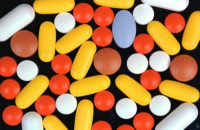
#> input picture images/pills.png, 200 x 130 px
$ python ex04.py
#> lines starting #> are read from the running program, lines starting #| are printed output that depends on the picture; after the words box and inside, x2 and y2 are one past the last pixel; in counts of white or black regions, pixels touching at a corner belong together
import cv2
import numpy as np

img = cv2.imread('images/pills.png')
#> img is the input picture: shape (130, 200, 3); mean B, G, R 76.7, 125.5, 176.2

def kmeans(input, n_clusters):
#> called with n_clusters = 2
    M = input.reshape((-1, 3))
    M = np.float32(M)
    criteria = (cv2.TERM_CRITERIA_EPS + cv2.TERM_CRITERIA_MAX_ITER, 10, 1.0)
    ret, label, center = cv2.kmeans(M, n_clusters, None, criteria, 10,
                                    cv2.KMEANS_RANDOM_CENTERS)
#> ret = 242393044.7; center = [[97.36, 161.7, 226.1], [18.23, 23.07, 35.04]]
    center = np.uint8(center)
#> center = [[97, 161, 226], [18, 23, 35]]
    output = center[label.flatten()]
    output = output.reshape((input.shape))
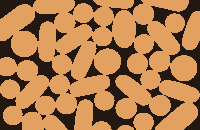
#> output: shape (130, 200, 3); mean B, G, R 76.3, 124.9, 176.1
    return output

km2 = kmeans(img, 2)
km4 = kmeans(img, 4)
#> call 2 of kmeans, with n_clusters = 4
#> in kmeans (call 2), `ret, label, center = cv2.kmeans(M, n_clusters, None, criteria, 10, cv2..`: ret = 41896538; center = [[45.05, 194.3, 245.8], [17.01, 20.1, 27.75], [223.3, 219.5, 211.3], [45.5, 82.14, 214]]
#> in kmeans (call 2), `center = np.uint8(center)`: center = [[45, 194, 245], [17, 20, 27], [223, 219, 211], [45, 82, 213]]
#> in kmeans (call 2), `output = output.reshape((input.shape))`:
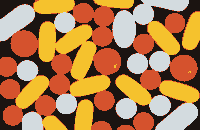
#> output: shape (130, 200, 3); mean B, G, R 76.4, 125.2, 175.4
km8 = kmeans(img, 8)
#> call 3 of kmeans, with n_clusters = 8
#> in kmeans (call 3), `ret, label, center = cv2.kmeans(M, n_clusters, None, criteria, 10, cv2..`: ret = 16625853.1; center = [[37.2, 59.56, 106.9], [210.6, 207.3, 205.9], [182.8, 163.4, 156.7], [61.2, 105.5, 195.9], [44.87, 195.3, 246.8], [34.65, 70.85, 236.7], [14.38, 15.44, 19.26], [240, 242, 230.9]]
#> in kmeans (call 3), `center = np.uint8(center)`: center = [[37, 59, 106], [210, 207, 205], [182, 163, 156], [61, 105, 195], [44, 195, 246], [34, 70, 236], [14, 15, 19], [240, 241, 230]]
#> in kmeans (call 3), `output = output.reshape((input.shape))`:
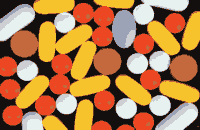
#> output: shape (130, 200, 3); mean B, G, R 76.2, 124.9, 175.5

out = np.vstack((np.hstack((img, km2)), np.hstack((km4, km8))))
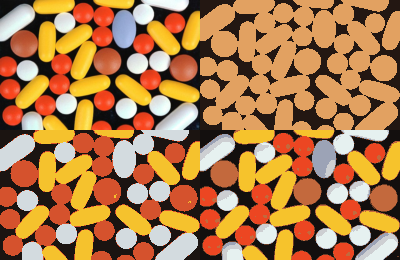
#> out: shape (260, 400, 3); mean B, G, R 76.4, 125.1, 175.8
cv2.imwrite('output/ex04.png', out)

$ run again, with images/moon.png copied over images/pills.png
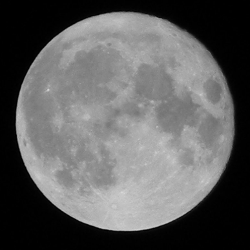
#> input picture images/moon.png, 250 x 250 px
#> img is the input picture: shape (250, 250, 3); min 0, max 215, mean 93.8
#> in kmeans, `ret, label, center = cv2.kmeans(M, n_clusters, None, criteria, 10, cv2..`: ret = 49292769.9; center = [[2.39, 2.39, 2.39], [154, 154, 154]]
#> in kmeans, `center = np.uint8(center)`: center = [[2, 2, 2], [154, 154, 154]]
#> in kmeans, `output = output.reshape((input.shape))`:
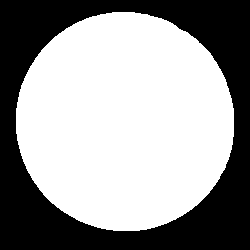
#> output: shape (250, 250, 3); values 2 (black) and 154 (white), 60.3% white; 1 black region, box (x1, y1, x2, y2) and area: (0, 0, 250, 250) 24811
#> `out = np.vstack((np.hstack((img, km2)), np.hstack((km4, km8))))`:
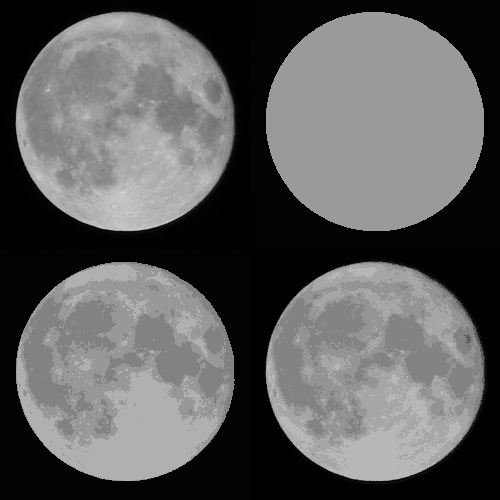
#> out: shape (500, 500, 3); min 0, max 215, mean 93.7

$ run again, with images/penguin.png copied over images/pills.png
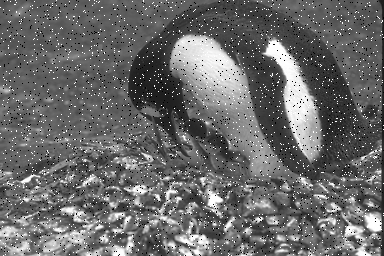
#> input picture images/penguin.png, 384 x 256 px
#> img is the input picture: shape (256, 384, 3); min 0, max 255, mean 106
#> in kmeans, `ret, label, center = cv2.kmeans(M, n_clusters, None, criteria, 10, cv2..`: ret = 271653450.2; center = [[202.6, 202.6, 202.6], [84.67, 84.67, 84.67]]
#> in kmeans, `center = np.uint8(center)`: center = [[202, 202, 202], [84, 84, 84]]
#> in kmeans, `output = output.reshape((input.shape))`:
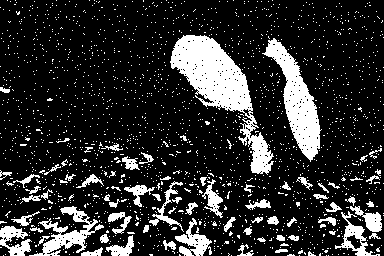
#> output: shape (256, 384, 3); values 84 (black) and 202 (white), 18.1% white; 1939 white regions (1866 under 20 px), largest, box (x1, y1, x2, y2) and area: (170, 35, 274, 175) 4673, (262, 38, 322, 162) 2635, (29, 206, 104, 256) 1157
#> `out = np.vstack((np.hstack((img, km2)), np.hstack((km4, km8))))`:
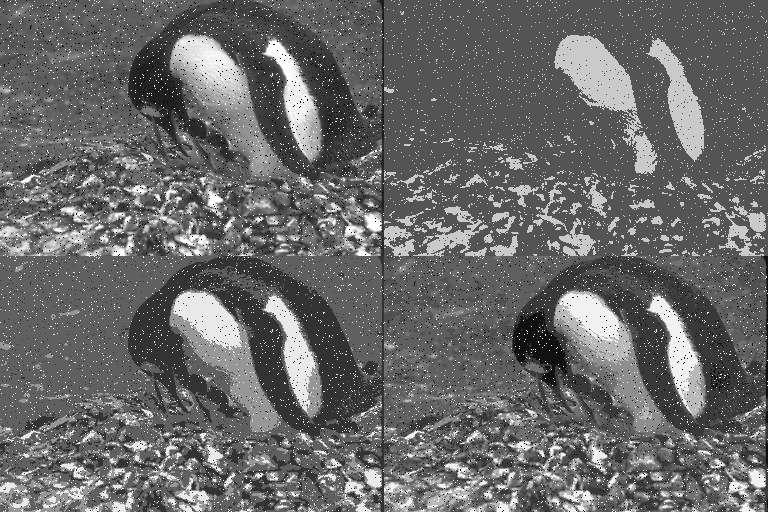
#> out: shape (512, 768, 3); min 0, max 255, mean 105.6
